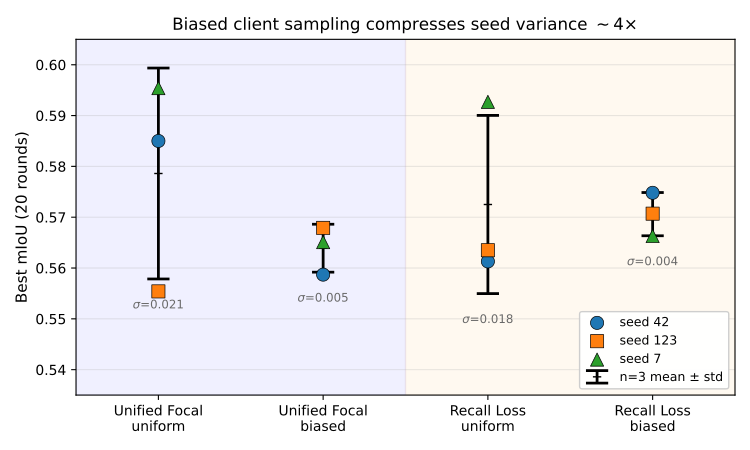

Source code (Python):
"""Fig 4: Variance compression under biased client sampling.

Shows per-seed mIoU for uniform vs biased sampling on two losses
(Unified Focal, Recall Loss). Biased sampling compresses n=3 std ~4x
while costing peak performance on seed 7.
"""
import os
import matplotlib.pyplot as plt
import matplotlib
import statistics as s
matplotlib.rcParams['font.size'] = 10
matplotlib.rcParams['axes.labelsize'] = 11
matplotlib.rcParams['legend.fontsize'] = 9
matplotlib.rcParams['pdf.fonttype'] = 42

# mIoU per seed for each (loss, sampling) cell
data = {
    'Unified Focal\nuniform':   {42: 0.5850, 123: 0.5554, 7: 0.5954},
    'Unified Focal\nbiased':    {42: 0.5587, 123: 0.5679, 7: 0.5651},
    'Recall Loss\nuniform':     {42: 0.5613, 123: 0.5635, 7: 0.5927},
    'Recall Loss\nbiased':      {42: 0.5748, 123: 0.5707, 7: 0.5663},
}

seed_colors = {42: '#1f77b4', 123: '#ff7f0e', 7: '#2ca02c'}
seed_markers = {42: 'o', 123: 's', 7: '^'}

fig, ax = plt.subplots(figsize=(7.5, 4.5))

groups = list(data.keys())
xs = list(range(len(groups)))

for i, g in enumerate(groups):
    vals = list(data[g].values())
    mn, sd = s.mean(vals), s.stdev(vals)
    # mean + sd band
    ax.errorbar(i, mn, yerr=sd, fmt='_', color='black', capsize=8, capthick=2,
                linewidth=2, zorder=2, label='n=3 mean $\\pm$ std' if i == 0 else None)
    # per-seed points
    for seed, val in data[g].items():
        ax.scatter(i, val, color=seed_colors[seed], marker=seed_markers[seed],
                   s=90, edgecolor='black', linewidth=0.5, zorder=3,
                   label=f'seed {seed}' if i == 0 else None)
    # annotate std
    ax.annotate(f'$\\sigma$={sd:.3f}', (i, mn - sd - 0.004),
                ha='center', va='top', fontsize=8.5, color='dimgray')

# shading per loss family
ax.axvspan(-0.5, 1.5, alpha=0.06, color='blue', zorder=0)
ax.axvspan(1.5, 3.5, alpha=0.06, color='orange', zorder=0)

ax.set_xticks(xs)
ax.set_xticklabels(groups)
ax.set_ylabel('Best mIoU (20 rounds)')
ax.set_xlim(-0.5, 3.5)
ax.set_ylim(0.535, 0.605)
ax.grid(True, alpha=0.3, axis='y')
ax.set_title('Biased client sampling compresses seed variance $\\sim$4$\\times$')

# Deduplicate legend
handles, labels_leg = ax.get_legend_handles_labels()
seen = set()
clean = [(h, l) for h, l in zip(handles, labels_leg) if not (l in seen or seen.add(l))]
ax.legend([h for h, _ in clean], [l for _, l in clean], loc='lower right', framealpha=0.95)

plt.tight_layout()
out = os.path.join(os.path.dirname(os.path.abspath(__file__)), 'fig4_variance')
plt.savefig(f'{out}.png', dpi=200)
plt.savefig(f'{out}.pdf')
print(f'wrote {out}.{{png,pdf}}')
